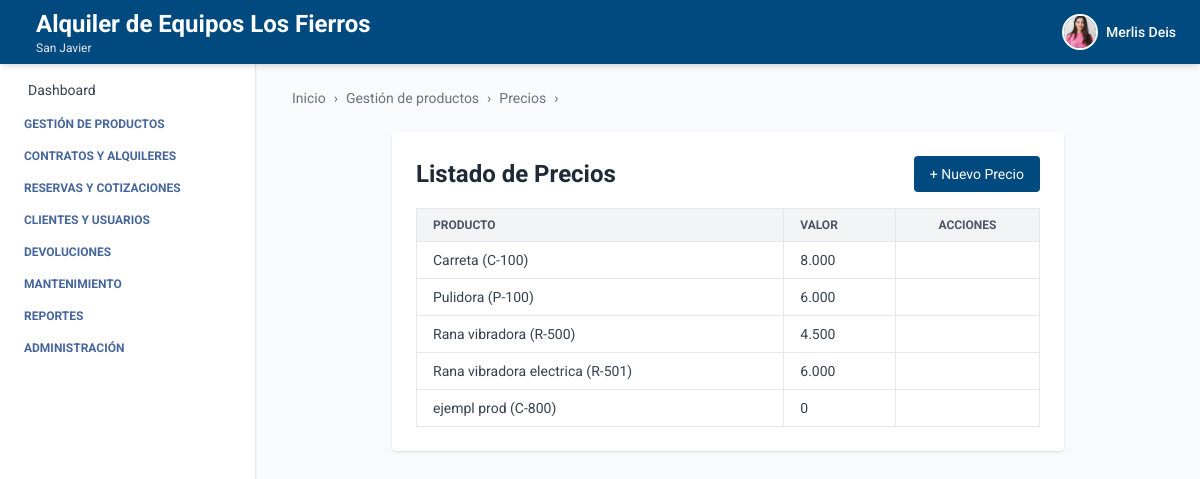
Page /productos/precios/ (signed in) on the committed database.
### autenticacion/models.py (models this page shows, shortened)
class Usuario(AbstractUser):
    telefono = models.CharField(max_length=20, blank=True, null=True)
    empresa = models.ForeignKey(Empresa, on_delete=models.SET_NULL, null=True, blank=True)
    sucursal = models.ForeignKey(Sucursal, on_delete=models.SET_NULL, null=True, blank=True)
    ESTADOS = [
        ("activo", "Activo"),
        ("inactivo", "Inactivo"),
    ]
    estado = models.CharField(max_length=10, choices=ESTADOS, default="activo")
    foto_perfil = models.ImageField(upload_to='usuarios/img/', blank=True, null=True)
    groups = models.ManyToManyField(
        Group,
        related_name='usuarios',  # Evita conflicto con 'user_set'
        blank=True,
        help_text='The groups this user belongs to.',
        verbose_name='groups'
    )
    user_permissions = models.ManyToManyField(
        Permission,
        related_name='usuarios',  # Evita conflicto con 'user_set'
        blank=True,
        help_text='Specific permissions for this user.',
        verbose_name='user permissions'
    )

### empresa/models.py (models this page shows, shortened)
class Empresa(models.Model):
    ESTADOS = [
        ("activo", "Activo"),
        ("inactivo", "Inactivo"),
    ]
    nombre = models.CharField(max_length=100)
    nit = models.CharField(max_length=50, unique=True)
    ciudad = models.CharField(max_length=100, blank=True, null=True)
    direccion = models.CharField(max_length=255, blank=True, null=True)
    departamento = models.CharField(max_length=100, blank=True, null=True)
    telefono = models.CharField(max_length=20, blank=True, null=True)
    estado = models.CharField(max_length=20, choices=ESTADOS, default="activo")
    logo = models.ImageField(upload_to='empresas/img/', blank=True, null=True)

class Sucursal(models.Model):
    ESTADOS = [
        ("activo", "Activo"),
        ("inactivo", "Inactivo"),
    ]
    empresa = models.ForeignKey(Empresa, related_name='sucursales', on_delete=models.CASCADE)
    nombre = models.CharField(max_length=100)
    ciudad = models.CharField(max_length=100)
    direccion = models.CharField(max_length=255)
    departamento = models.CharField(max_length=100, blank=True, null=True)
    telefono = models.CharField(max_length=20, blank=True, null=True)
    estado = models.CharField(max_length=20, choices=ESTADOS, default="activo")

### producto/models.py (models this page shows, shortened)
class PrecioProducto(models.Model):
    producto = models.ForeignKey(Producto, related_name='precios', on_delete=models.CASCADE)
    valor = models.DecimalField(max_digits=10, decimal_places=2)

class Producto(models.Model):
    ESTADOS = [
        ("activo", "Activo"),
        ("inactivo", "Inactivo"),
        ("disponible", "Disponible"),
        ("no_disponible", "No disponible"),
    ]
    nombre = models.CharField(max_length=100)
    descripcion = models.TextField()
    codigo_interno = models.CharField(max_length=50)
    estado = models.CharField(max_length=20, choices=ESTADOS, default="activo")
    iva_porcentaje = models.DecimalField(max_digits=5, decimal_places=2, default=0, help_text="Porcentaje de IVA aplicado al producto")
    ubicacion_actual = models.CharField(max_length=100)
    marca = models.CharField(max_length=100, blank=True, null=True)
    modelo = models.CharField(max_length=100, blank=True, null=True)
    serial = models.CharField(max_length=100, blank=True, null=True)
    imagen = models.ImageField(upload_to="media/productos/", null=True, blank=True)
    empresa = models.ForeignKey(Empresa, on_delete=models.CASCADE, related_name='productos', default=1)
    sucursal = models.ForeignKey(Sucursal, on_delete=models.CASCADE, related_name='productos', default=1)
    categoria = models.ForeignKey(Categoria, on_delete=models.SET_NULL, null=True, blank=True, related_name='productos')
    proveedor = models.ForeignKey(Proveedor, on_delete=models.SET_NULL, null=True, blank=True, related_name='productos')
    created_at = models.DateTimeField(auto_now_add=True)
    updated_at = models.DateTimeField(auto_now=True)
    creado_por = models.CharField(max_length=100, blank=True, null=True)
    modificado_por = models.CharField(max_length=100, blank=True, null=True)
    class Meta:
        ordering = ['nombre']
        verbose_name = 'Producto'
        verbose_name_plural = 'Productos'
        constraints = [
            models.UniqueConstraint(fields=['empresa', 'codigo_interno'], name='unique_codigo_por_empresa')
        ]
    def __str__(self):
        return f"{self.nombre} ({self.codigo_interno})"
    objects = ProductoManager()

### producto/views_precios.py (the view)
# urls.py: path('precios/', precio_producto_list, name='precio_producto_list'),
@login_required
def precio_producto_list(request):
    precios = PrecioProducto.objects.filter(
        producto__empresa=request.user.empresa).order_by('producto__nombre')
    return render(request, 'precio_producto_list.html', {
        'precios': precios,
        'breadcrumb_items': [('Gestión de productos', '#'), ('Precios', 'Listado')],
    })

### producto/templates/precio_producto_list.html (shortened to what this page needs)
{% extends 'index.html' %}
{% load humanize %}
{% block breadcrumb %}
  {% include 'breadcrumb.html' with home='/' breadcrumbs=breadcrumb_items %}
{% endblock %}
{% block content %}
  <div class="max-w-2xl mx-auto mt-6 bg-white p-6 rounded shadow">
    <div class="flex justify-between items-center mb-4">
      <h2 class="text-2xl font-bold text-gray-800">Listado de Precios</h2>
      <a href="{% url 'precio_producto_create' %}" class="bg-[var(--primary-color)] text-white px-4 py-2 rounded hover:opacity-90 text-sm">+ Nuevo Precio</a>
    </div>
    <table class="min-w-full border border-gray-200 text-sm text-left">
      <thead class="bg-gray-100 text-gray-600 uppercase text-xs">
        <tr>
          <th class="px-4 py-2 border">Producto</th>
          <th class="px-4 py-2 border">Valor</th>
          <th class="px-4 py-2 border text-center">Acciones</th>
        </tr>
      </thead>
      <tbody class="text-gray-700">
        {% for precio in precios %}
          <tr class="hover:bg-gray-50">
            <td class="px-4 py-2 border">{{ precio.producto }}</td>
            <td class="px-4 py-2 border">{{ precio.valor|floatformat:0|intcomma }}</td>
            <td class="px-4 py-2 border text-center space-x-2">
            </td>
          </tr>
        {% empty %}
          <tr>
            <td colspan="3" class="text-center py-4 text-gray-500">No hay precios registrados.</td>
          </tr>
        {% endfor %}
      </tbody>
    </table>
  </div>
{% endblock %}

### core/templates/header.html (shortened to what this page needs)
<header class="bg-[var(--primary-color)] shadow-md w-full h-16 flex items-center px-6 justify-between fixed top-0 left-0 z-10">
  <h1 class="text-white flex items-center gap-3 leading-tight">
    <div class="leading-tight">
  {% if request.user.is_authenticated %}
    {% if request.user.empresa %}
      <span class="text-xl sm:text-2xl font-bold block">
        {{ request.user.empresa.nombre }}
      </span>
    {% endif %}
    {% if request.user.sucursal %}
      <span class="text-xs text-gray-200 block">
        {{ request.user.sucursal.nombre }}
      </span>
    {% endif %}
  {% else %}
    <span class="text-xl text-gray-200 block">Gestión inteligente de Equipos</span>
  {% endif %}
</div>
  </h1>
  {% if request.user.is_authenticated %}
  <div x-data="{ open: false }" class="relative flex items-center space-x-3 cursor-pointer" @click.away="open = false">
    <button @click="open = !open" class="flex items-center space-x-2 focus:outline-none">
      {% if request.user.foto_perfil %}
        <img src="{{ request.user.foto_perfil.url }}" alt="Perfil" class="w-9 h-9 rounded-full object-cover border-2 border-white" />
      {% else %}
        <div class="w-9 h-9 rounded-full bg-white text-[var(--primary-color)] flex items-center justify-center font-bold text-sm">
          {{ request.user.first_name|first }}{{ request.user.last_name|first }}
        </div>
      {% endif %}
      <span class="text-white hidden sm:block text-sm font-medium">{{ request.user.first_name }}</span>
    </button>
  </div>
  {% endif %}
</header>

### core/templates/index.html (style rules this page uses)
:root { --primary-color: #004a80; --text-aside-color: rgb(69, 101, 156); }
body { font-family: 'Roboto', sans-serif; }

### rows in the picture
Usuario: user.empresa.nombre "Alquiler de Equipos Los Fierros", user.sucursal.nombre "San Javier", user.foto_perfil (picture), user.first_name "Merlis Deis"
PrecioProducto: producto "Carreta (C-100)", valor "8.000"
PrecioProducto: producto "Pulidora (P-100)", valor "6.000"
PrecioProducto: producto "Rana vibradora (R-500)", valor "4.500"
PrecioProducto: producto "Rana vibradora electrica (R-501)", valor "6.000"
PrecioProducto: producto "ejempl prod (C-800)", valor "0"

### other values in the picture
{{ label }} "Gestión de productos" "Precios"
